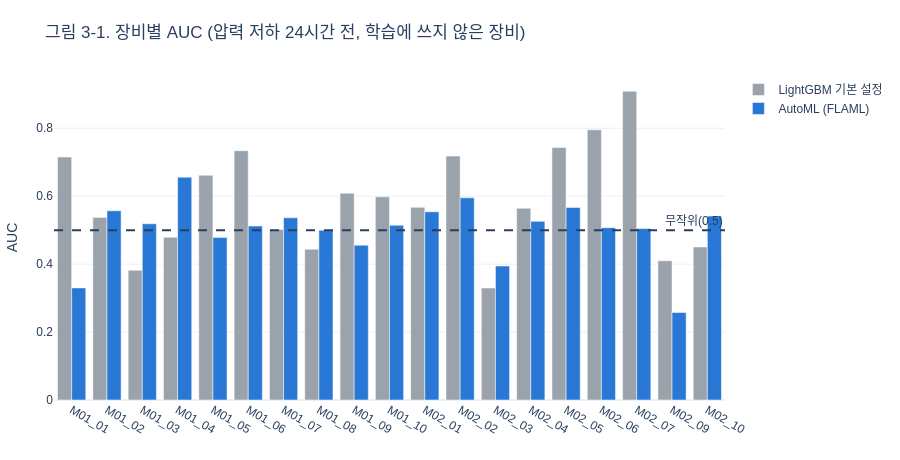

The notebook cell saved with this chart:
### Markdown cell above
### 3-1. AUC 비교

0.5는 무작위다. 묶음별 AUC는 학습·탐색에 전혀 쓰지 않은 장비 5대에서 잰 값이다.

### Code cell
def tool_auc(name):
    sc = scores[name]; out = {}
    for t, idx in d.groupby('Tool').indices.items():
        mm = idx[ev_mask[idx]]
        if len(np.unique(y_all[mm])) == 2:
            out[t] = roc_auc_score(y_all[mm], sc[mm])
    return pd.Series(out)

summ = []
for name in scores:
    r = res[res.모델 == name]; ta = tool_auc(name)
    summ.append({'모델': name, **{f'묶음 {k}': round(v, 3) for k, v in zip(r.묶음, r.AUC)},
                 '평균 AUC': round(r.AUC.mean(), 3), '장비별 중앙값': round(ta.median(), 3),
                 'AUC>0.5 장비': f'{int((ta > .5).sum())}/{len(ta)}', '총 시간(초)': int(r['시간(초)'].sum())})
display(pd.DataFrame(summ))

fig = go.Figure()
for name, color in zip(scores, ['#9aa3ab', '#2a78d6']):
    ta = tool_auc(name)
    fig.add_bar(x=ta.index, y=ta.values, name=name, marker_color=color)
fig.add_hline(y=0.5, line_dash='dash', annotation_text='무작위(0.5)')
fig.update_layout(title='그림 3-1. 장비별 AUC (압력 저하 24시간 전, 학습에 쓰지 않은 장비)', barmode='group', yaxis_title='AUC')
show(fig, 460)

### Figure 1 — Plotly figure (JSON) as saved in the notebook; plotly's stock layout.template omitted (floating-point values rounded to 4 significant figures)
{"data": [{"marker": {"color": "#9aa3ab"}, "name": "LightGBM 기본 설정", "type": "bar", "x": ["M01_01", "M01_02", "M01_03", "M01_04", "M01_05", "M01_06", "M01_07", "M01_08", "M01_09", "M01_10", "M02_01", "M02_02", "M02_03", "M02_04", "M02_05", "M02_06", "M02_07", "M02_09", "M02_10"], "y": [0.7152, 0.5376, 0.3819, 0.4791, 0.6617, 0.7341, 0.5018, 0.444, 0.6089, 0.598, 0.5672, 0.7181, 0.3297, 0.5644, 0.7435, 0.7954, 0.909, 0.41, 0.4506]}, {"marker": {"color": "#2a78d6"}, "name": "AutoML (FLAML)", "type": "bar", "x": ["M01_01", "M01_02", "M01_03", "M01_04", "M01_05", "M01_06", "M01_07", "M01_08", "M01_09", "M01_10", "M02_01", "M02_02", "M02_03", "M02_04", "M02_05", "M02_06", "M02_07", "M02_09", "M02_10"], "y": [0.3301, 0.557, 0.5188, 0.6561, 0.4788, 0.5124, 0.5364, 0.5, 0.4559, 0.5146, 0.554, 0.5952, 0.3944, 0.5259, 0.5671, 0.5073, 0.5046, 0.2577, 0.5416]}], "layout": {"annotations": [{"showarrow": false, "text": "무작위(0.5)", "x": 1, "xanchor": "right", "xref": "x domain", "y": 0.5, "yanchor": "bottom", "yref": "y"}], "barmode": "group", "font": {"family": "Malgun Gothic, sans-serif"}, "height": 460, "margin": {"b": 60, "l": 30, "r": 30, "t": 75}, "shapes": [{"line": {"dash": "dash"}, "type": "line", "x0": 0, "x1": 1, "xref": "x domain", "y0": 0.5, "y1": 0.5, "yref": "y"}], "title": {"text": "그림 3-1. 장비별 AUC (압력 저하 24시간 전, 학습에 쓰지 않은 장비)"}, "yaxis": {"title": {"text": "AUC"}}}}
